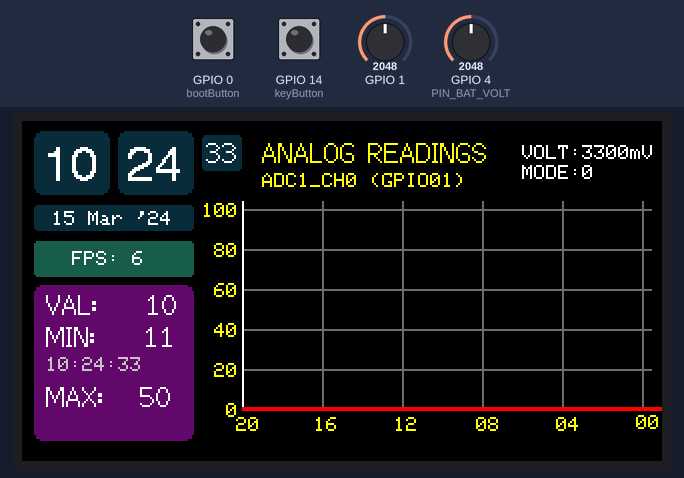
The program below on a simulated ESP32-S3. Parts: 320×170 colour display. Inputs (shaded band) come from the test bench; at power-on: GPIO 14 (keyButton) HIGH, GPIO 4 (PIN_BAT_VOLT) = 2048, GPIO 0 (bootButton) HIGH, GPIO 1 = 2048 (analog values on the 0–4095 scale). WiFi joins after 1.5 s; servers stay silent unless stated; the local clock reads 2024-03-15 10:24:30 at power-on unless the program sets it; random numbers use the default seed unless the program sets one.

Above: at 10.9 s.
11.0 s: GPIO 14 (keyButton) pulled LOW for 0.2 s
At 11.7 s:
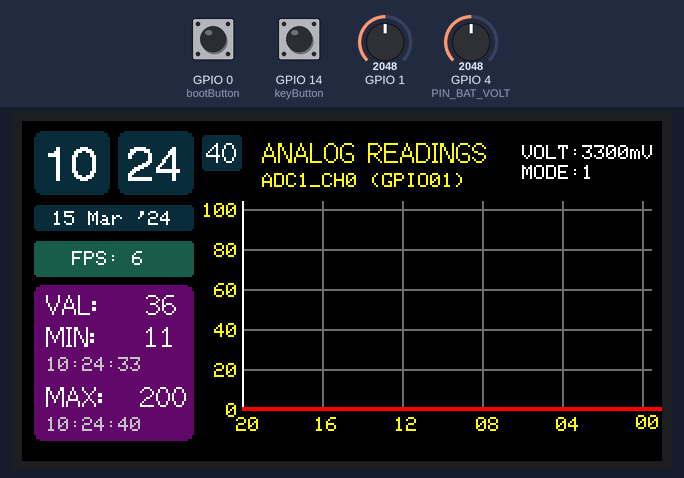
12.8 s: GPIO 14 (keyButton) pulled LOW for 1 s
At 18.78 s:
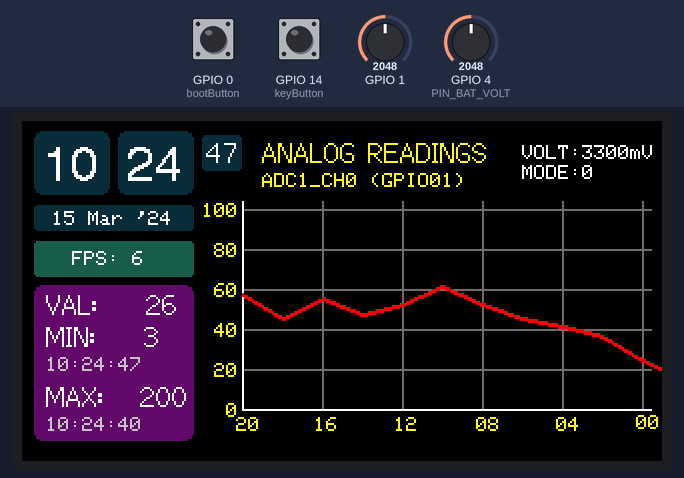
19.2 s: GPIO 4 (PIN_BAT_VOLT) set to 2866
At 20.45 s:
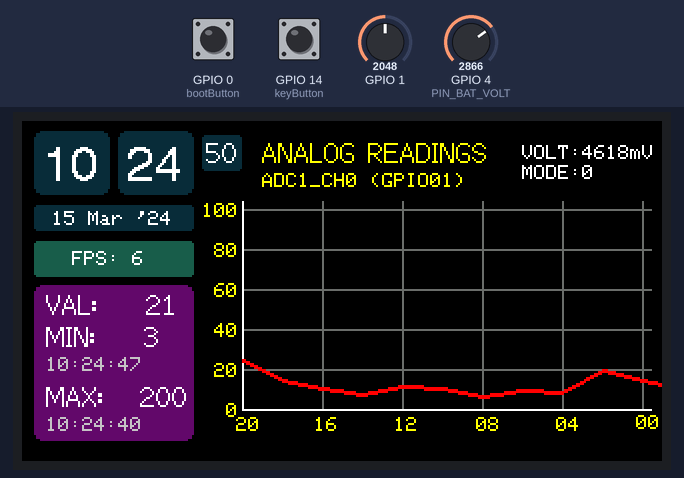
21.7 s: GPIO 0 (bootButton) pulled LOW for 0.2 s
At 22.09 s:
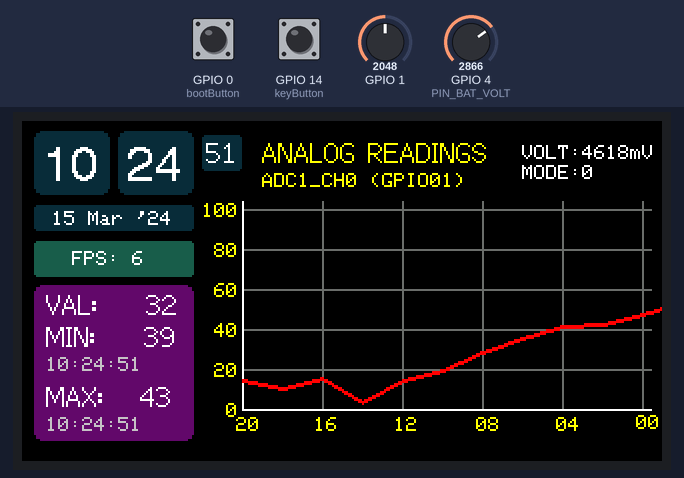
23.4 s: GPIO 0 (bootButton) pulled LOW for 1 s
At 23.88 s:
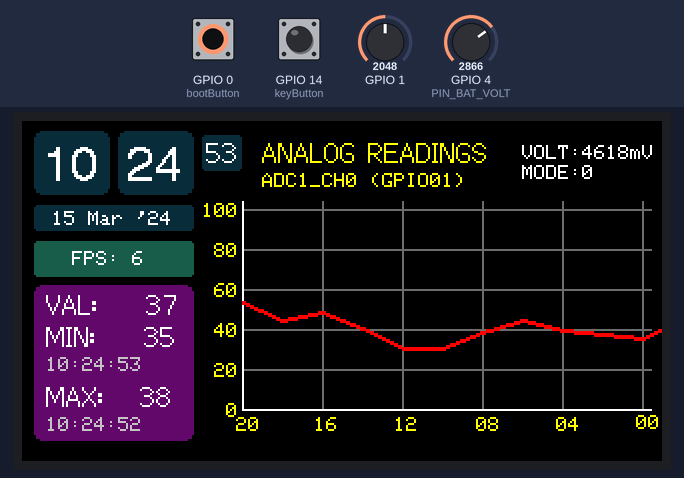
25.9 s: GPIO 4 (PIN_BAT_VOLT) set to 0
At 31.91 s:
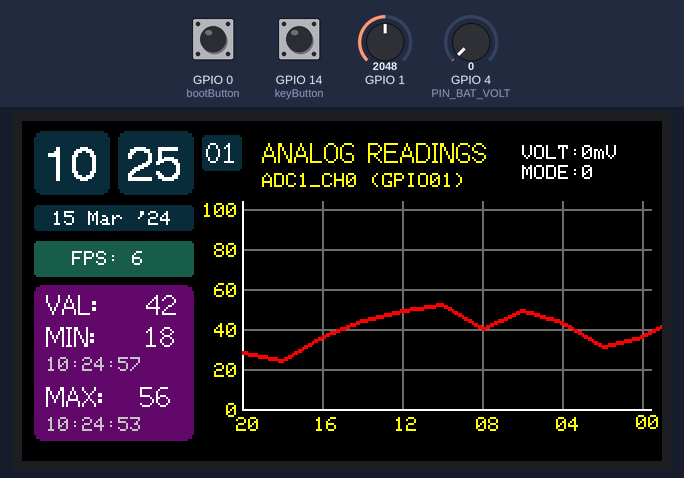

The program:

main.cpp
```cpp
/*************************************************************
******************* INCLUDES & DEFINITIONS *******************
**************************************************************/

// Necessary libraries
#include <Arduino.h>     // core Arduino library
#include <esp_adc_cal.h> // for ADC calibration
#include <TFT_eSPI.h>    // for TFT display control
#include <WiFi.h>        // for WiFi connectivity
#include "time.h"        // for time functions

// Display objects
TFT_eSPI lcd = TFT_eSPI();              // main display object
TFT_eSprite sprite = TFT_eSprite(&lcd); // sprite for double buffering

// WiFi credentials - replace with your network info
const char* wifiSSID = "MSI-GF75"; // change to your SSID name
const char* wifiPassword = "Uitenhage1"; // change to your password

// NTP time server configuration
#define TIME_ZONE_OFFSET 2 // GMT+(change to your offset)
const char* ntpServer = "pool.ntp.org";
int selectedTimeZone = TIME_ZONE_OFFSET; // default time zone
bool dstEnabled = false;                 // change to true if you use Daylight Savings Time
const int daylightOffsetSeconds = 3600;  // DST offset in seconds (1 hour)

// Data storage for graph values (24 data points)
int graphValues[24] = {0};         // current values
int previousGraphValues[24] = {0}; // previous values for smooth transitions

// Time string buffers
char currentHour[3] = "00";
char currentMinute[3] = "00";
char currentSecond[3] = "00";
char currentMonth[4] = "Mmm";
char currentYear[5] = "YY";
char currentDay[3] = "DD";

// Graph dimensions and position constants
const int GRAPH_WIDTH = 204;
const int GRAPH_HEIGHT = 104; // visual height of graph in pixels
const int VALUE_CAP = 100;    // maximum value to display
const int GRAPH_X_POSITION = 110;
const int GRAPH_Y_POSITION = 144;
int currentValue = 0; // current sensor reading

// Colour definitions
#define COLOUR_GRAY 0x6B6D
#define COLOUR_BLUE 0x0967
#define COLOUR_PURPLE 0x604D
#define COLOUR_GREEN 0x1AE9

// Button variables
int displayMode = 0;      // 0 = simulated data, 1 = real sensor data
const int keyButton = 14; // GPIO pin for right button
const int bootButton = 0; // GPIO pin for boot button
bool lastKeyButtonState = HIGH;
bool lastBootButtonState = HIGH;

// Battery measurement
#define PIN_BAT_VOLT 4  // GPIO4 for battery voltage
#define PIN_POWER_ON 15 // GPIO15 for LCD power via battery
unsigned long lastBatteryRead = 0;
const unsigned long BATTERY_READ_INTERVAL = 5000; // read every 5 seconds
int batteryVoltage = 0; // in mV

// Runtime variables
int updateCounter = 0;           // counter for periodic updates
int minValue = VALUE_CAP / 2;    // track minimum value (using VALUE_CAP)
int maxValue = VALUE_CAP / 2;    // track maximum value (using VALUE_CAP)
int averageValue = 0;            // track average value
String minValueTimestamp = "";   // time when min occurred
String maxValueTimestamp = "";   // time when max occurred
long lastFrameTime = 0;          // for FPS calculation
int framesPerSecond = 0;         // current FPS

unsigned long lastNtpSync = 0;
const unsigned long NTP_SYNC_INTERVAL = 1800000; // sync with NTP every 30min
unsigned long lastMillisTimeUpdate = 0;
const unsigned long TIME_UPDATE_INTERVAL = 1000; // update time display every second


/*************************************************************
********************** HELPER FUNCTIONS **********************
**************************************************************/

// Function to force update all time components
void updateTimeComponents() {
  struct tm timeinfo;

  if (getLocalTime(&timeinfo)) {
    strftime(currentHour, 3, "%H", &timeinfo);
    strftime(currentMinute, 3, "%M", &timeinfo);
    strftime(currentSecond, 3, "%S", &timeinfo);
    strftime(currentYear, 5, "%y", &timeinfo);  // changed to %y for 2-digit year
    strftime(currentMonth, 4, "%b", &timeinfo); // changed to %b for abbreviated month
    strftime(currentDay, 3, "%d", &timeinfo);
  }
}

// Function to get and format current time
void updateCurrentTime() {
  unsigned long currentMillis = millis();

  // Only sync with NTP periodically to avoid flooding the server
  if (currentMillis - lastNtpSync >= NTP_SYNC_INTERVAL) {
    struct tm timeinfo;

    // Calculate effective offset considering DST
    long effectiveOffset = selectedTimeZone * 3600;

    if (dstEnabled) {
      effectiveOffset += daylightOffsetSeconds;
    }

    configTime(effectiveOffset, 0, ntpServer); // 0 for DST offset as we handle it manually
    updateTimeComponents(); // update time components during NTP sync
    lastNtpSync = currentMillis;
  }

  // Update the time display every second using millis()
  if (currentMillis - lastMillisTimeUpdate >= TIME_UPDATE_INTERVAL) {
    struct tm timeinfo;

    if (getLocalTime(&timeinfo)) {
      // Update hours, minutes, seconds
      strftime(currentHour, 3, "%H", &timeinfo);
      strftime(currentMinute, 3, "%M", &timeinfo);
      strftime(currentSecond, 3, "%S", &timeinfo);
    }
    else {
      // If NTP fails, increment seconds manually
      int sec = atoi(currentSecond);
      sec++;

      if (sec >= 60) {
        sec = 0;
        int min = atoi(currentMinute);
        min++;

        if (min >= 60) {
          min = 0;
          int hour = atoi(currentHour);
          hour++;

          if (hour >= 24) hour = 0;
          snprintf(currentHour, 3, "%02d", hour);
        }
        snprintf(currentMinute, 3, "%02d", min);
      }
      snprintf(currentSecond, 3, "%02d", sec);
    }
    lastMillisTimeUpdate = currentMillis;
  }
}

// Function to reset statistics
void resetStatistics() {
  // Reset to current values
  minValue = graphValues[23];
  maxValue = graphValues[23];
  minValueTimestamp = String(currentHour) + ":" + String(currentMinute) + ":" + String(currentSecond);
  maxValueTimestamp = String(currentHour) + ":" + String(currentMinute) + ":" + String(currentSecond);
}

// Function to read battery voltage
void readBatteryVoltage() {
  uint32_t raw = analogRead(PIN_BAT_VOLT);
  batteryVoltage = (raw * 2 * 3.3 * 1000) / 4096;
}

/*************************************************************
*********************** MAIN FUNCTIONS ***********************
**************************************************************/

// SETUP
void setup(void) {
  // Initialize hardware
  pinMode(keyButton, INPUT_PULLUP);
  pinMode(bootButton, INPUT_PULLUP);

  // GPIO15 must be set to HIGH, otherwise nothing will be displayed when USB is not connected
  pinMode(PIN_POWER_ON, OUTPUT);
  digitalWrite(PIN_POWER_ON, HIGH);

  // Initialize display
  lcd.init();
  lcd.setRotation(1); // landscape orientation
  lcd.fillScreen(TFT_BLACK);
  lcd.setTextSize(1);
  lcd.setCursor(0, 0);

  // Display WiFi connection message
  lcd.println("\nConnecting to WiFi - please wait...");

  // Connect to WiFi
  WiFi.begin(wifiSSID, wifiPassword);

  // Show connection progress with timeout
  unsigned long connectionStart = millis();
  while (WiFi.status() != WL_CONNECTED) {
    if (millis() - connectionStart > 10000) { // 10 second timeout
      lcd.println("\nConnection failed!\nProgram halted.\nCheck credentials or network & try again.");
      while(1); // halt execution
    }
  }

  // Connection successful
  lcd.println("\nWiFi connected!");
  lcd.print("SSID: ");
  lcd.print(WiFi.SSID());
  lcd.print("\nIP: ");
  lcd.print(WiFi.localIP());
  delay(2000);

  // Time sync message
  lcd.println("\n\nSyncing time - please wait...");

  // Configure NTP time with initial settings
  long effectiveOffset = selectedTimeZone * 3600;
  if (dstEnabled) {
    effectiveOffset += daylightOffsetSeconds;
  }
  configTime(effectiveOffset, 0, ntpServer);

  // Wait for time sync with timeout
  struct tm timeinfo;
  unsigned long syncStart = millis();
  while(!getLocalTime(&timeinfo)) {
    if (millis() - syncStart > 10000) { // 10 second timeout
      lcd.println("\nTime synchronization failed!\nProgram halted.\nCheck internet connection and try again.");
      while(1); // halt execution
    }
  }

  // Time sync complete
  lcd.println("\nTime synchronized!");
  updateTimeComponents(); // Force initial time update
  lcd.print("Current time: ");
  lcd.print(currentHour);
  lcd.print(":");
  lcd.print(currentMinute);
  lcd.print(":");
  lcd.print(currentSecond);
  delay(2000);

  // Final initialization message
  lcd.println("\n\nInitializing sensors...");

  // Initialize sprite for double buffering
  sprite.createSprite(320, 170);
  sprite.setTextDatum(3); // middle center text alignment
  sprite.setSwapBytes(true);

  // Initialize first value in the middle of graph
  graphValues[23] = VALUE_CAP / 2;

  // Set ADC resolution for analog readings
  analogReadResolution(12);
  delay(2000);

  // Ready message
  lcd.println("\nSystem ready!\nStarting main display...");
  delay(2000);

  // Clear screen for main display
  lcd.fillScreen(TFT_BLACK);

  // Initialize time tracking
  lastNtpSync = millis();
  lastMillisTimeUpdate = millis();
}


// MAIN LOOP
void loop() {
  // Read battery voltage periodically
  if (millis() - lastBatteryRead >= BATTERY_READ_INTERVAL) {
    readBatteryVoltage();
    lastBatteryRead = millis();
  }

  // Handle button presses with edge detection
  bool currentKeyState = digitalRead(keyButton);
  bool currentBootState = digitalRead(bootButton);

  // KEY button falling edge detection (HIGH -> LOW)
  if (lastKeyButtonState == HIGH && currentKeyState == LOW) {
    displayMode = (displayMode + 1) % 2;  // toggle between 0 and 1
  }
  lastKeyButtonState = currentKeyState; // update last state

  // BOOT button falling edge detection (HIGH -> LOW)
  if (lastBootButtonState == HIGH && currentBootState == LOW) {
    resetStatistics();
  }
  lastBootButtonState = currentBootState; // update last state

  // Calculate FPS
  framesPerSecond = 1000 / (millis() - lastFrameTime);
  lastFrameTime = millis();

  // Reset average calculation
  averageValue = 0;

  // Update time continuously
  updateCurrentTime();

  // Periodically force update all time components
  static int timeUpdateCounter = 0;
  if (timeUpdateCounter++ >= 50) {
    updateTimeComponents();
    timeUpdateCounter = 0;
  }

  // Get new value based on current mode
  if (displayMode == 0) {
    // Simulation mode - generate random values near previous value
    if (graphValues[23] > 12) {
      currentValue = random(graphValues[23] - 12, graphValues[23] + 12);
    }
    else {
      currentValue = random(1, graphValues[23] + 14);
    }

    // Clamp value to our cap (100) not graph height (104)
    if(currentValue > VALUE_CAP) {
      currentValue = random(VALUE_CAP - 10, VALUE_CAP);
    }
  }
  else if (displayMode == 1) {
    // Real sensor mode - read from analog pin and map to 0-100
    int analogValue = analogRead(1); // read from GPIO 1 (ADC1 channel 0)
    currentValue = map(analogValue, 0, 1024, 0, VALUE_CAP);
  }

  // Shift values in the array (FIFO)
  for (int i = 0; i < 24; i++) {
    previousGraphValues[i] = graphValues[i];
  }

  for (int i = 23; i > 0; i--) {
    graphValues[i - 1] = previousGraphValues[i];
  }
  graphValues[23] = currentValue;

  // Update min/max tracking
  if (graphValues[23] > maxValue) {
    maxValue = graphValues[23];
    maxValueTimestamp = String(currentHour) + ":" + String(currentMinute) + ":" + String(currentSecond);
  }

  if (graphValues[23] < minValue) {
    minValue = graphValues[23];
    minValueTimestamp = String(currentHour) + ":" + String(currentMinute) + ":" + String(currentSecond);
  }

  // Calculate average
  for (int i = 0; i < 24; i++) {
    averageValue += graphValues[i];
  }
  averageValue /= 24;

  // Begin drawing to sprite (double buffer)
  sprite.fillSprite(TFT_BLACK);

  // Draw display boxes
  sprite.setTextColor(TFT_WHITE, COLOUR_BLUE);
  //------------------(x,  y,  w,  h,  r, colour);
  sprite.fillRoundRect(6,  5,  38, 32, 4, COLOUR_BLUE);   // Hour box
  sprite.fillRoundRect(48, 5,  38, 32, 4, COLOUR_BLUE);   // Minute box (was 52)
  sprite.fillRoundRect(90, 7,  20, 18, 2, COLOUR_BLUE);   // Seconds box
  sprite.fillRoundRect(6,  42, 80, 13, 2, COLOUR_BLUE);   // Date box
  sprite.fillRoundRect(6,  60, 80, 18, 2, COLOUR_GREEN);  // FPS box
  sprite.fillRoundRect(6,  82, 80, 78, 4, COLOUR_PURPLE); // Stats box


  // Draw time & date text
  sprite.drawString(String(currentHour), 10, 24, 4);
  sprite.drawString(String(currentMinute), 52, 24, 4); // was 56
  sprite.drawString(String(currentSecond), 92, 16, 2);
  sprite.drawString(String(currentDay) + " " + String(currentMonth) + " '" + String(currentYear), 15, 49);

  // Draw FPS
  sprite.setTextColor(TFT_WHITE, COLOUR_GREEN);
  sprite.drawString("FPS: " + String(framesPerSecond), 25, 69);

  // Draw statistics
  sprite.setTextColor(TFT_WHITE, COLOUR_PURPLE);
  sprite.drawString("VAL:    " + String(averageValue), 12, 92, 2);
  sprite.drawString("MIN:    " + String(minValue), 12, 108, 2);
  sprite.drawString("MAX:   " + String(maxValue), 12, 138, 2);

  sprite.setTextColor(TFT_SILVER, COLOUR_PURPLE);
  sprite.drawString(minValueTimestamp, 12, 122);
  sprite.drawString(maxValueTimestamp, 12, 152);

  // Draw graph title
  sprite.setTextColor(TFT_YELLOW, TFT_BLACK);
  sprite.drawString("ANALOG READINGS", GRAPH_X_POSITION + 10, 16, 2);
  sprite.drawString("ADC1_CH0 (GPIO01)", GRAPH_X_POSITION + 10, 30);
  sprite.setFreeFont();

  // Draw graph grid (y-axis lines and labels)
  for (int i = 0; i < 6; i++) {
    int xPos = GRAPH_X_POSITION + (i*40);  // 40px spacing for 5 intervals (20,16,12,8,4,0)
    sprite.drawLine(xPos, GRAPH_Y_POSITION,
                  xPos, GRAPH_Y_POSITION - GRAPH_HEIGHT,
                  COLOUR_GRAY);

    // Calculate label (20 - (i*4))
    int yLabel = 20 - (i*4);

    // Special adjustments for 0 and 20
    if (yLabel == 20) {
      // Shift 20 right by 1px (xPos + 1)
      sprite.drawString(String(yLabel), xPos - 4 + 1, GRAPH_Y_POSITION + 8);
    }
    else if (yLabel == 0) {
      // Shift 0 up by 1px (y position -1)
      sprite.drawString("0" + String(yLabel), xPos - 3, GRAPH_Y_POSITION + 8 - 1);
    }
    else if (yLabel < 10) {
      sprite.drawString("0" + String(yLabel), xPos - 3, GRAPH_Y_POSITION + 8);
    }
    else {
      sprite.drawString(String(yLabel), xPos - 4, GRAPH_Y_POSITION + 8);
    }
  }

  // Draw graph grid (x-axis lines and labels)
  sprite.setTextDatum(4); // set text alignment to top-right (for all labels except 0)

  for (int i = 0; i <= 5; i++) {
    int yPos = GRAPH_Y_POSITION - (i * (GRAPH_HEIGHT / 5));
    String xLabel;

    // Format labels with right alignment
    if (i == 0) {
      xLabel = "  0"; // 0 with 2 leading spaces
      sprite.setTextDatum(6); // bottom-right alignment for 0
    }
    else if (i*20 < 100) {
      xLabel = " " + String(i*20); // single space for 20-80
    }
    else {
      xLabel = String(i*20); // no space for 100
    }

    // Draw labels (adjusted positions left 20px & down 5px)
    sprite.drawString(xLabel, GRAPH_X_POSITION - 20, yPos + 5);

    // Skip drawing the bottom line when i = 0 since it's the X-axis
    if (i > 0) {
      sprite.drawLine(GRAPH_X_POSITION, yPos,
                    GRAPH_X_POSITION + GRAPH_WIDTH, yPos,
                    COLOUR_GRAY);
    }
  }

  sprite.setTextDatum(3); // reset to default alignment (middle-center)

  // Draw graph axes
  sprite.drawLine(GRAPH_X_POSITION, GRAPH_Y_POSITION,
                 GRAPH_X_POSITION + GRAPH_WIDTH, GRAPH_Y_POSITION, TFT_WHITE);
  sprite.drawLine(GRAPH_X_POSITION, GRAPH_Y_POSITION,
                 GRAPH_X_POSITION, GRAPH_Y_POSITION - GRAPH_HEIGHT, TFT_WHITE);

  // Draw graph line (with scaling from 0-100 to 0-GRAPH_HEIGHT)
  for(int i = 0; i < 23; i++) {
    int y1 = GRAPH_Y_POSITION - map(graphValues[i], 0, VALUE_CAP, 0, GRAPH_HEIGHT);
    int y2 = GRAPH_Y_POSITION - map(graphValues[i+1], 0, VALUE_CAP, 0, GRAPH_HEIGHT);

    // Draw 1st line
    sprite.drawLine(GRAPH_X_POSITION + (i*20), y1,
                   GRAPH_X_POSITION + ((i+1) * 20), y2,
                   TFT_RED);

    // Draw 2nd line (to make thicker line)
    sprite.drawLine(GRAPH_X_POSITION + (i*20), y1 - 1,
                   GRAPH_X_POSITION + ((i+1) * 20), y2 - 1,
                   TFT_RED);
  }

  // Draw additional info
  sprite.setTextColor(TFT_WHITE, TFT_BLACK);
  sprite.drawString("VOLT:" + String(batteryVoltage) + "mV", GRAPH_X_POSITION + 140, 16); // voltage info
  sprite.drawString("MODE:" + String(displayMode), GRAPH_X_POSITION + 140, 26); // graph mode

  // Push sprite to display
  sprite.pushSprite(0, 0);

  delay(1); // short delay to free up CPU cycles
}
```
